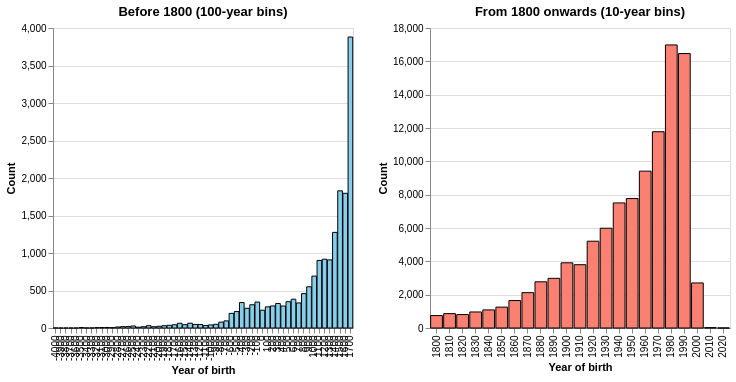

Notebook code cell kept with this figure:
### Markdown cell above
---

###График 1 — Гистограммы годов рождения (Pre-1800 и Post-1800)

### Code cell
pre1800 = df[df['birthyear'] < 1800]['birthyear'].dropna()
hist_pre, bins_pre = np.histogram(pre1800, bins=range(int(pre1800.min())//100*100, 1801, 100))
data_pre = pd.DataFrame({'year': bins_pre[:-1], 'count': hist_pre})

chart1 = alt.Chart(data_pre).mark_bar(color='skyblue', stroke='black').encode(
    x=alt.X('year:O', title='Year of birth'),
    y=alt.Y('count:Q', title='Count'),
    tooltip=['year', 'count']
).properties(title='Before 1800 (100-year bins)', width=300)

post1800 = df[df['birthyear'] >= 1800]['birthyear'].dropna()
hist_post, bins_post = np.histogram(post1800, bins=range(1800, int(post1800.max())+10, 10))
data_post = pd.DataFrame({'year': bins_post[:-1], 'count': hist_post})

chart2 = alt.Chart(data_post).mark_bar(color='salmon', stroke='black').encode(
    x=alt.X('year:O', title='Year of birth'),
    y=alt.Y('count:Q', title='Count'),
    tooltip=['year', 'count']
).properties(title='From 1800 onwards (10-year bins)', width=300)

chart1 | chart2

### Figure 1 — Vega-Lite specification as saved in the notebook (floating-point values rounded to 4 significant figures)
{"config": {"view": {"continuousWidth": 300, "continuousHeight": 300}}, "hconcat": [{"data": {"name": "data-fc8a9c24ce4b283b790527077859febe"}, "mark": {"type": "bar", "color": "skyblue", "stroke": "black"}, "encoding": {"tooltip": [{"field": "year", "type": "quantitative"}, {"field": "count", "type": "quantitative"}], "x": {"field": "year", "title": "Year of birth", "type": "ordinal"}, "y": {"field": "count", "title": "Count", "type": "quantitative"}}, "title": "Before 1800 (100-year bins)", "width": 300}, {"data": {"name": "data-5e8fcec475263a9581263a89db73b5e7"}, "mark": {"type": "bar", "color": "salmon", "stroke": "black"}, "encoding": {"tooltip": [{"field": "year", "type": "quantitative"}, {"field": "count", "type": "quantitative"}], "x": {"field": "year", "title": "Year of birth", "type": "ordinal"}, "y": {"field": "count", "title": "Count", "type": "quantitative"}}, "title": "From 1800 onwards (10-year bins)", "width": 300}], "$schema": "https://vega.github.io/schema/vega-lite/v5.20.1.json", "datasets": {"data-fc8a9c24ce4b283b790527077859febe": [{"year": -4000, "count": 1}, {"year": -3900, "count": 0}, {"year": -3800, "count": 0}, {"year": -3700, "count": 0}, {"year": -3600, "count": 0}, {"year": -3500, "count": 6}, {"year": -3400, "count": 1}, {"year": -3300, "count": 1}, {"year": -3200, "count": 5}, {"year": -3100, "count": 6}, {"year": -3000, "count": 7}, {"year": -2900, "count": 5}, {"year": -2800, "count": 13}, {"year": -2700, "count": 18}, {"year": -2600, "count": 19}, {"year": -2500, "count": 27}, {"year": -2400, "count": 11}, {"year": -2300, "count": 17}, {"year": -2200, "count": 31}, {"year": -2100, "count": 17}, {"year": -2000, "count": 23}, {"year": -1900, "count": 31}, {"year": -1800, "count": 36}, {"year": -1700, "count": 43}, {"year": -1600, "count": 63}, {"year": -1500, "count": 44}, {"year": -1400, "count": 64}, {"year": -1300, "count": 48}, {"year": -1200, "count": 47}, {"year": -1100, "count": 33}, {"year": -1000, "count": 41}, {"year": -900, "count": 49}, {"year": -800, "count": 78}, {"year": -700, "count": 95}, {"year": -600, "count": 195}, {"year": -500, "count": 219}, {"year": -400, "count": 339}, {"year": -300, "count": 263}, {"year": -200, "count": 310}, {"year": -100, "count": 346}, {"year": 0, "count": 237}, {"year": 100, "count": 282}, {"year": 200, "count": 294}, {"year": 300, "count": 327}, {"year": 400, "count": 293}, {"year": 500, "count": 351}, {"year": 600, "count": 384}, {"year": 700, "count": 334}, {"year": 800, "count": 459}, {"year": 900, "count": 550}, {"year": 1000, "count": 692}, {"year": 1100, "count": 901}, {"year": 1200, "count": 917}, {"year": 1300, "count": 908}, {"year": 1400, "count": 1275}, {"year": 1500, "count": 1829}, {"year": 1600, "count": 1796}, {"year": 1700, "count": 3880}], "data-5e8fcec475263a9581263a89db73b5e7": [{"year": 1800, "count": 745}, {"year": 1810, "count": 863}, {"year": 1820, "count": 806}, {"year": 1830, "count": 962}, {"year": 1840, "count": 1085}, {"year": 1850, "count": 1252}, {"year": 1860, "count": 1647}, {"year": 1870, "count": 2121}, {"year": 1880, "count": 2772}, {"year": 1890, "count": 2980}, {"year": 1900, "count": 3912}, {"year": 1910, "count": 3798}, {"year": 1920, "count": 5207}, {"year": 1930, "count": 5986}, {"year": 1940, "count": 7505}, {"year": 1950, "count": 7767}, {"year": 1960, "count": 9410}, {"year": 1970, "count": 11776}, {"year": 1980, "count": 16982}, {"year": 1990, "count": 16466}, {"year": 2000, "count": 2702}, {"year": 2010, "count": 21}, {"year": 2020, "count": 3}]}}
